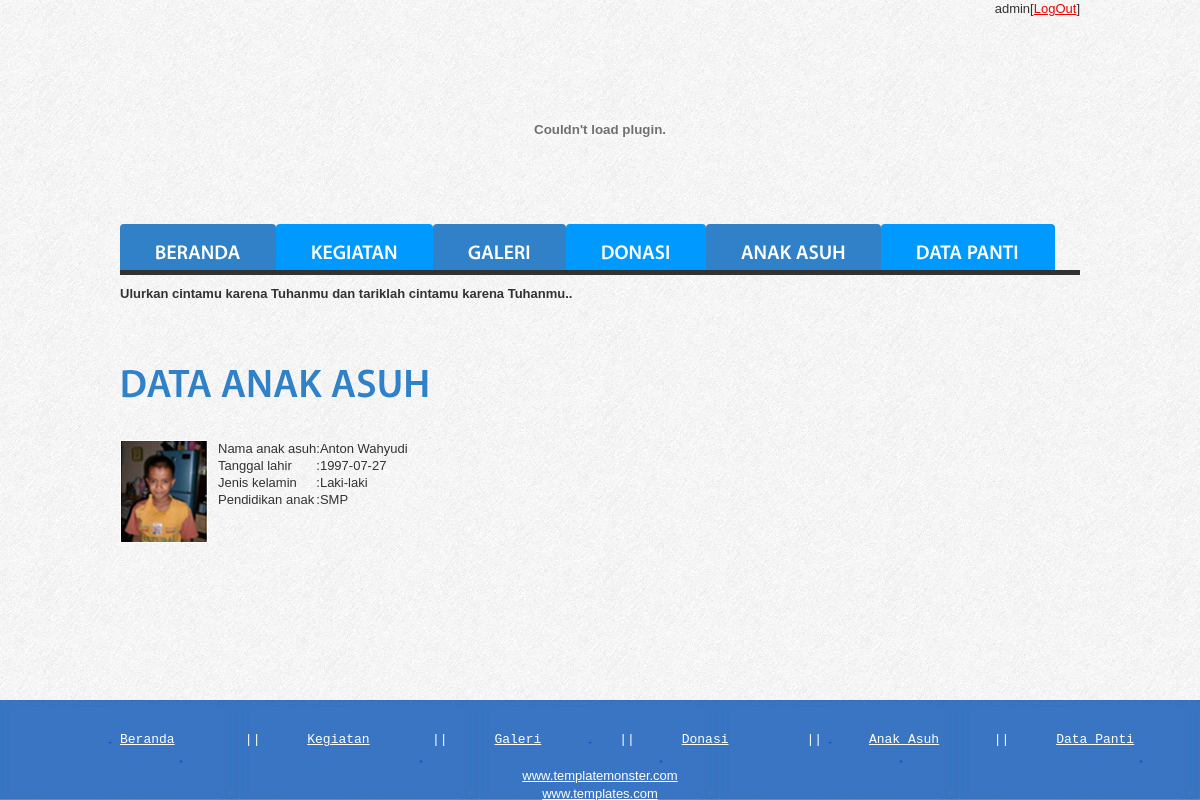
The app's page /index-admin.php?menu=detail-anak-asuh&anakasuh=AS00001 (signed in) with its own data.
### tables this page shows
CREATE TABLE IF NOT EXISTS `anak_asuh` (
  `id_anakasuh` char(7) NOT NULL,
  `id_admin` char(7) NOT NULL,
  `nama_anak` varchar(25) DEFAULT NULL,
  `tgl_lahir` date DEFAULT NULL,
  `jk_anak` tinyint(1) DEFAULT NULL,
  `pendidikan_anak` varchar(25) DEFAULT NULL,
  `foto_anak` varchar(50) NOT NULL,
  PRIMARY KEY (`id_anakasuh`),
  KEY `fk_diawasi` (`id_admin`)
);

### view-detail-anak-asuh.php (the view, shortened to what this page needs)
<?php
	$id_anakasuh=$_GET['anakasuh'];
	$anakasuh=mysql_query("select * from anak_asuh where id_anakasuh='$id_anakasuh'");
	$dataanakasuh=mysql_fetch_array($anakasuh);
?>
<html>
	<h2>Data anak asuh</h2>
	<table>
		<tr>
			<td><img src="<?php echo $dataanakasuh['foto_anak'];?>"></td>
			<td width="10px"></td>
			<td valign="top">
				<table>
					<tr>
						<td>Nama anak asuh</td>
						<td>:</td>
						<td><?php echo $dataanakasuh['nama_anak'];?></td>
					</tr>
					<tr>
						<td>Tanggal lahir</td>
						<td>:</td>
						<td><?php echo $dataanakasuh['tgl_lahir'];?></td>
					</tr>
					<tr>
						<td>Jenis kelamin</td>
						<td>:</td>
						<td><?php if($dataanakasuh['jk_anak']==1){ echo "Laki-laki";} else{ echo "Perempuan";}?></td>
					</tr>
					<tr>
						<td>Pendidikan anak</td>
						<td>:</td>
						<td><?php echo $dataanakasuh['pendidikan_anak'];?></td>
					</tr>
				</table>
			</td>
		</tr>
	</table>
</html>

### css/style2.css (style rules this page uses)
body { background:url(../images/bg.jpg) top center repeat;border:0;font:13px Arial, Helvetica, sans-serif;color:#323232;line-height:17px }
body, html { height:100% }
h2 { font-size:40px;text-transform:uppercase;font-weight:600;color:#3081c8;line-height:45px;padding:2px 0 33px 0 }
.data tr, td { border-collapse:collapse; border:1px solid black; }

### records on screen
anak_asuh: foto_anak (picture), nama_anak "Anton Wahyudi", tgl_lahir "1997-07-27", pendidikan_anak "SMP"

### other values on screen
$_SESSION['nama_admin'] "admin"
